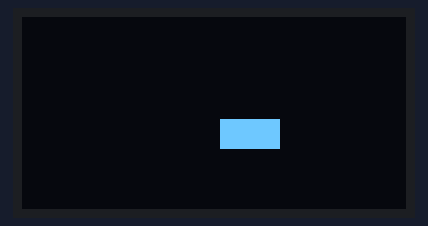
The sketch below on a simulated Arduino Uno, built with avr-gcc and run on an emulated ATmega328P. Parts: 128×64 one-colour display. Random numbers use the default seed unless the sketch sets one.

Above: at 0.21 s.
At 0.84 s:
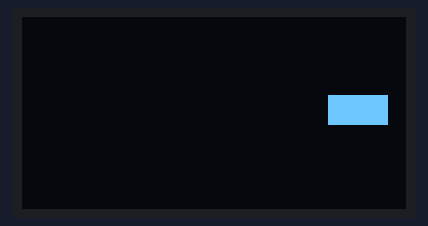
At 1.47 s:
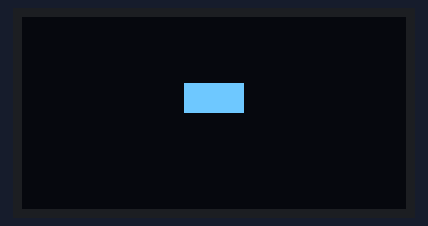
At 2.11 s:
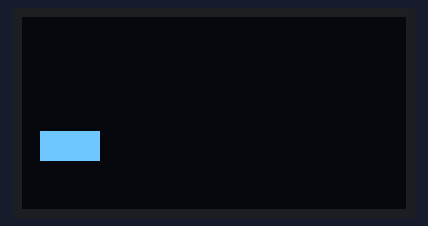
At 2.74 s:
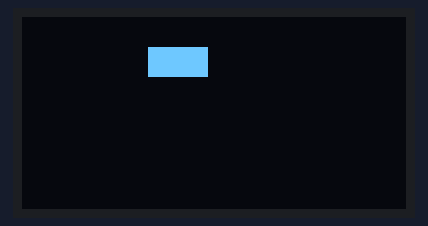

The sketch:

rectanglebounce.ino
```cpp
#include <SPI.h>
#include <Wire.h>
#include <Adafruit_GFX.h>
#include <Adafruit_SSD1306.h>

#define SCREEN_WIDTH 128 // OLED display width, in pixels
#define SCREEN_HEIGHT 64 // OLED display height, in pixels

// Declaration for an SSD1306 display connected to I2C (SDA, SCL pins)
#define OLED_RESET     4 // Reset pin # (or -1 if sharing Arduino reset pin)
Adafruit_SSD1306 display(SCREEN_WIDTH, SCREEN_HEIGHT, &Wire, OLED_RESET);

int width = 20;
int height = 10;
int x = SCREEN_WIDTH/2;
int y = SCREEN_HEIGHT/2;
int xSpeed = 0;
int ySpeed = 0;

void setup() {
  Serial.begin(9600);

  // SSD1306_SWITCHCAPVCC = generate display voltage from 3.3V internally
  if(!display.begin(SSD1306_SWITCHCAPVCC, 0x3D)) { // Address 0x3D for 128x64
    Serial.println(F("SSD1306 allocation failed"));
    for(;;); // Don't proceed, loop forever
  }

  xSpeed = random(1,7);
  ySpeed = random(1,7);

  display.clearDisplay();

}

void loop() {
  display.clearDisplay();
  x += xSpeed;
  y += ySpeed;

  if(x <= 0 || x + width >= SCREEN_WIDTH) {
    xSpeed = xSpeed * -1;
  }
  if(y <= 0 || y + height >= SCREEN_HEIGHT) {
    ySpeed = ySpeed * -1;
  }

  display.fillRect(x, y, width, height, SSD1306_WHITE);


  display.display();
}

void drawRandomCircles(int numShapes) {
  for(int i = 0;i<numShapes;i++){
    int x = random(0, SCREEN_WIDTH);
    int y = random(0, SCREEN_HEIGHT);
    int radius = random(1, 15);

    display.drawCircle(x, y, radius, SSD1306_WHITE);
  }

}
```

Measured:
- by itself, everything shown: repeats every 2.8 s, in 9 steps
